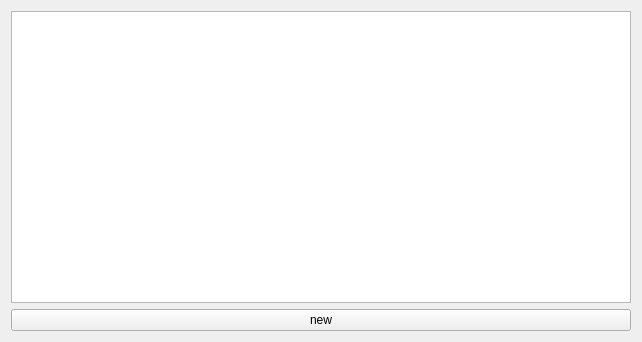
<?xml version="1.0" encoding="UTF-8"?>
<ui version="4.0">
 <class>MinerviewPage</class>
 <widget class="QWidget" name="MinerviewPage">
  <property name="geometry">
   <rect>
    <x>0</x>
    <y>0</y>
    <width>642</width>
    <height>342</height>
   </rect>
  </property>
  <property name="windowTitle">
   <string>Form</string>
  </property>
  <layout class="QVBoxLayout" name="topLayout">
   <item>
    <widget class="QTableView" name="tableView"/>
   </item>
   <item>
    <widget class="QPushButton" name="pushButton">
     <property name="text">
      <string>new</string>
     </property>
    </widget>
   </item>
  </layout>
 </widget>
 <resources/>
 <connections/>
</ui>
